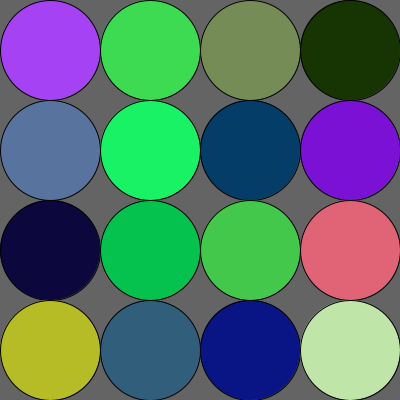
Frame 1 (no input)
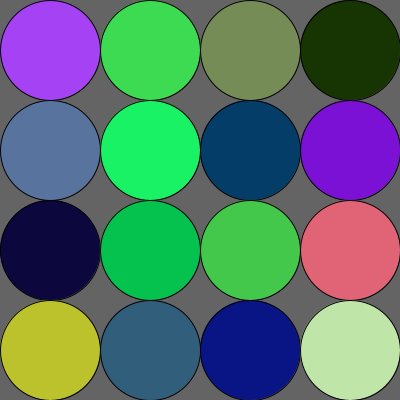
Frame 60 (the mouse pressed at the canvas centre just before this capture)
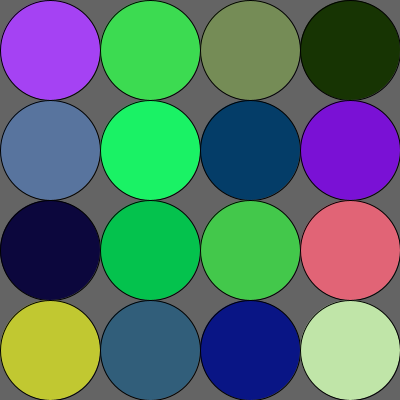
Frame 120 (the mouse held since frame 60 and released just before this capture)

The Processing sketch that drew these frames (run headless with seeded random() and noise(); from frame 60 on, the mouse is pressed at the canvas centre):

// Processing sketch: Ex_change_color2
// ── Ex_change_color2.pde
class Circle{
  float x,y,s,r,g,b;
  Circle(float x,float y,float s){
    this.x = x;
    this.y = y;
    this.s = s;
    this.r = random(256);
    this.g = random(256);
    this.b = random(256);
  }
  void display(){
    fill(this.r,this.g,this.b);
    ellipse(this.x,this.y,this.s,this.s);
  }
}
Circle[] balls = new Circle[16];
int atari = 0;
float dr=0.1,dg=0.1,db=0.1;
void setup() {
  size(400,400);
  for (int i=0; i<16; i++){
    Circle en = new Circle(50+i%4*100,50+i/4*100,100);
    balls[i] = en;
  }
  atari = (int)random(16);
}
void draw() {
  background(100);
  balls[atari].r += dr;
  if (balls[atari].r < 0 || balls[atari].r > 255)
    dr *= -1;
  balls[atari].g += dg;
  if (balls[atari].g < 0 || balls[atari].g > 255)
    dg *= -1;
  balls[atari].b += db;
  if (balls[atari].b < 0 || balls[atari].b > 255)
    db *= -1;
  for (Circle b : balls) {
    b.display();
  }
}
